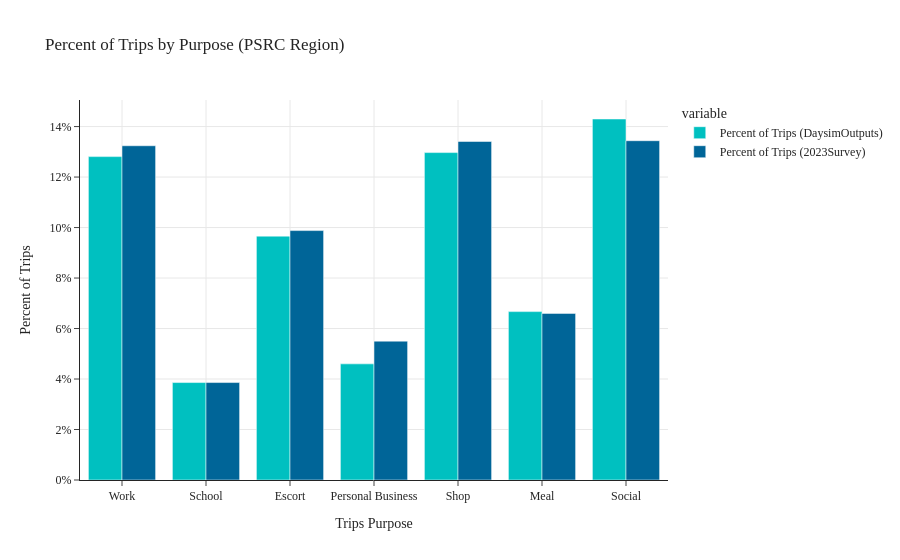

This figure's notebook cell:
### Code cell
pc_trip_by_purp(data1=data_daysim, data2=data_survey, tag='PSRC Region')

### Figure 1 — Plotly figure (JSON) as saved in the notebook; plotly's stock layout.template omitted (floating-point values rounded to 4 significant figures)
{"data": [{"alignmentgroup": "True", "hovertemplate": "variable=Percent of Trips (DaysimOutputs)<br>Trips Purpose=%{x}<br>value=%{y}<extra></extra>", "legendgroup": "Percent of Trips (DaysimOutputs)", "marker": {"color": "#00C0C0", "pattern": {"shape": ""}}, "name": "Percent of Trips (DaysimOutputs)", "offsetgroup": "Percent of Trips (DaysimOutputs)", "orientation": "v", "showlegend": true, "textposition": "auto", "type": "bar", "x": ["Work", "School", "Escort", "Personal Business", "Shop", "Meal", "Social"], "xaxis": "x", "y": [12.81, 3.86, 9.66, 4.6, 12.97, 6.67, 14.3], "yaxis": "y"}, {"alignmentgroup": "True", "hovertemplate": "variable=Percent of Trips (2023Survey)<br>Trips Purpose=%{x}<br>value=%{y}<extra></extra>", "legendgroup": "Percent of Trips (2023Survey)", "marker": {"color": "#006598", "pattern": {"shape": ""}}, "name": "Percent of Trips (2023Survey)", "offsetgroup": "Percent of Trips (2023Survey)", "orientation": "v", "showlegend": true, "textposition": "auto", "type": "bar", "x": ["Work", "School", "Escort", "Personal Business", "Shop", "Meal", "Social"], "xaxis": "x", "y": [13.24, 3.86, 9.88, 5.5, 13.41, 6.6, 13.44], "yaxis": "y"}], "layout": {"barmode": "group", "legend": {"title": {"text": "variable"}, "tracegroupgap": 0}, "title": {"text": "Percent of Trips by Purpose (PSRC Region)"}, "xaxis": {"anchor": "y", "domain": [0.0, 1.0], "showgrid": true, "title": {"text": "Trips Purpose"}}, "yaxis": {"anchor": "x", "domain": [0.0, 1.0], "showgrid": true, "ticksuffix": "%", "title": {"text": "Percent of Trips"}}}}
